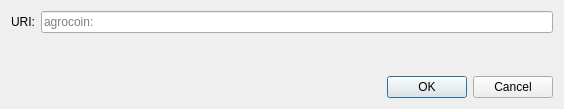
<?xml version="1.0" encoding="UTF-8"?>
<ui version="4.0">
 <class>OpenURIDialog</class>
 <widget class="QDialog" name="OpenURIDialog">
  <property name="geometry">
   <rect>
    <x>0</x>
    <y>0</y>
    <width>564</width>
    <height>109</height>
   </rect>
  </property>
  <property name="windowTitle">
   <string>Open agrocoin URI</string>
  </property>
  <layout class="QVBoxLayout" name="verticalLayout">
   <item>
    <layout class="QHBoxLayout" name="horizontalLayout">
     <item>
      <widget class="QLabel" name="label">
       <property name="text">
        <string>URI:</string>
       </property>
      </widget>
     </item>
     <item>
      <widget class="QValidatedLineEdit" name="uriEdit">
       <property name="placeholderText">
        <string notr="true">agrocoin:</string>
       </property>
      </widget>
     </item>
    </layout>
   </item>
   <item>
    <spacer name="verticalSpacer">
     <property name="orientation">
      <enum>Qt::Vertical</enum>
     </property>
     <property name="sizeHint" stdset="0">
      <size>
       <width>20</width>
       <height>40</height>
      </size>
     </property>
    </spacer>
   </item>
   <item>
    <widget class="QDialogButtonBox" name="buttonBox">
     <property name="orientation">
      <enum>Qt::Horizontal</enum>
     </property>
     <property name="standardButtons">
      <set>QDialogButtonBox::Cancel|QDialogButtonBox::Ok</set>
     </property>
    </widget>
   </item>
  </layout>
 </widget>
 <customwidgets>
  <customwidget>
   <class>QValidatedLineEdit</class>
   <extends>QLineEdit</extends>
   <header>qt/qvalidatedlineedit.h</header>
  </customwidget>
 </customwidgets>
 <resources/>
 <connections>
  <connection>
   <sender>buttonBox</sender>
   <signal>accepted()</signal>
   <receiver>OpenURIDialog</receiver>
   <slot>accept()</slot>
   <hints>
    <hint type="sourcelabel">
     <x>248</x>
     <y>254</y>
    </hint>
    <hint type="destinationlabel">
     <x>157</x>
     <y>274</y>
    </hint>
   </hints>
  </connection>
  <connection>
   <sender>buttonBox</sender>
   <signal>rejected()</signal>
   <receiver>OpenURIDialog</receiver>
   <slot>reject()</slot>
   <hints>
    <hint type="sourcelabel">
     <x>316</x>
     <y>260</y>
    </hint>
    <hint type="destinationlabel">
     <x>286</x>
     <y>274</y>
    </hint>
   </hints>
  </connection>
 </connections>
</ui>
